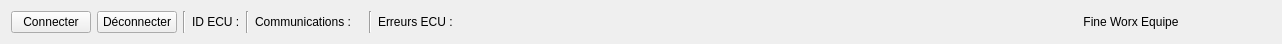
   <widget class="QWidget" name="layoutWidget_7">
    <property name="geometry">
     <rect>
      <x>3</x>
      <y>0</y>
      <width>1282</width>
      <height>29</height>
     </rect>
    </property>
    <layout class="QHBoxLayout" name="horizontalLayoutecuconnect">
     <item>
      <widget class="QPushButton" name="m_connectButton">
       <property name="text">
        <string>Connecter</string>
       </property>
      </widget>
     </item>
     <item>
      <widget class="QPushButton" name="m_disconnectButton">
       <property name="disabled">
        <bool>true</bool>
       </property>
       <property name="text">
        <string>Déconnecter</string>
       </property>
      </widget>
     </item>
     <item>
      <widget class="Line" name="m_vline0">
       <property name="orientation">
        <enum>Qt::Vertical</enum>
       </property>
      </widget>
     </item>
     <item>
      <widget class="QLabel" name="m_ecuIdLabel">
       <property name="text">
        <string>ID ECU :</string>
       </property>
      </widget>
     </item>
     <item>
      <widget class="Line" name="m_vline1">
       <property name="orientation">
        <enum>Qt::Vertical</enum>
       </property>
      </widget>
     </item>
     <item>
      <layout class="QHBoxLayout" name="comunicationlayout">
       <item>
        <widget class="QLabel" name="m_communicationsStatusLabel">
         <property name="text">
          <string>Communications :</string>
         </property>
        </widget>
       </item>
       <item>
        <widget class="QLedIndicator" name="m_commsGoodLed" native="true"/>
       </item>
       <item>
        <widget class="QLedIndicator" name="m_commsBadLed" native="true"/>
       </item>
	   <item>
      <widget class="Line" name="m_vline2">
       <property name="orientation">
        <enum>Qt::Vertical</enum>
       </property>
      </widget>
     </item>
	   <item>
        <widget class="QLabel" name="m_engineerrorLabel">
         <property name="text">
          <string>Erreurs ECU :</string>
         </property>
        </widget>
       </item>
	    <item>
        <widget class="QLedIndicator" name="m_engine_error" native="true"/>
       </item>
      </layout>
     </item>
    <item>
     <spacer name="headerBannerSpacer">
      <property name="orientation">
       <enum>Qt::Horizontal</enum>
      </property>
      <property name="sizeHint" stdset="0">
       <size>
        <width>40</width>
        <height>20</height>
       </size>
      </property>
     </spacer>
    </item>
    <item>
     <widget class="QLabel" name="m_fineWorxBannerLabel">
      <property name="minimumSize">
       <size>
        <width>280</width>
        <height>0</height>
       </size>
      </property>
      <property name="text">
       <string comment="Header brand banner">Fine Worx Equipe</string>
      </property>
      <property name="alignment">
       <set>Qt::AlignCenter</set>
      </property>
     </widget>
    </item>
    </layout>
   </widget>
